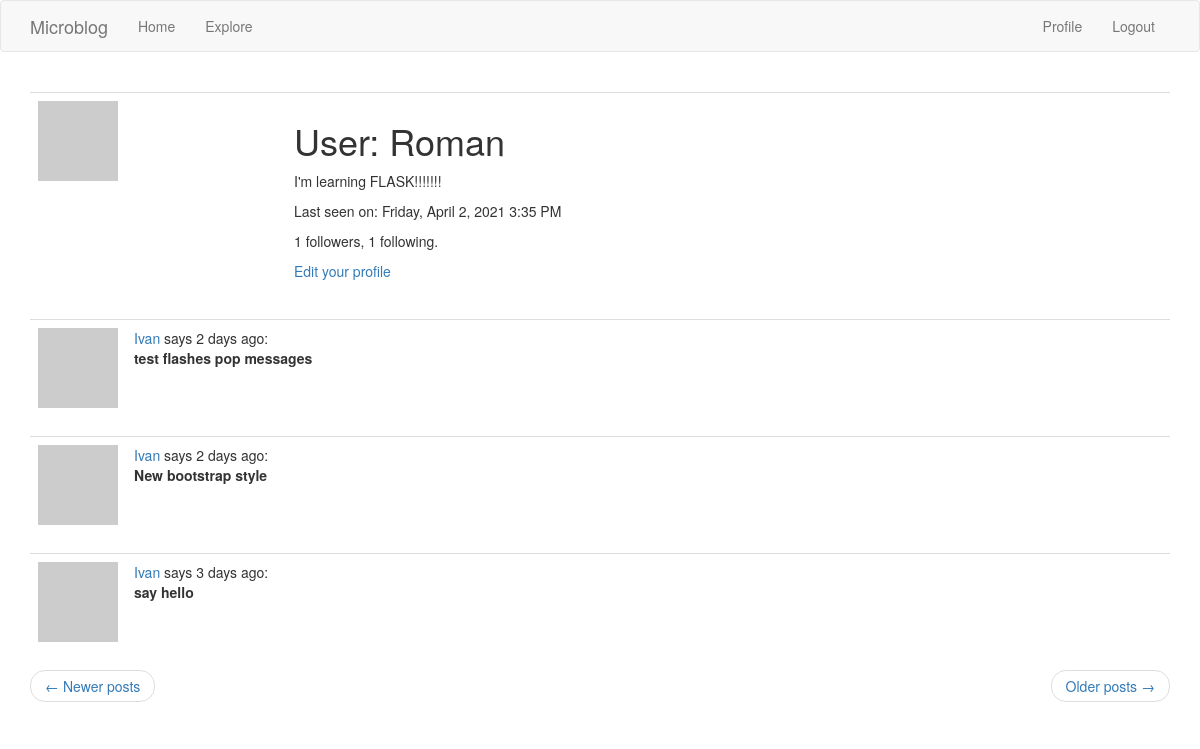
The app's page /user/Roman?page=2 (signed in) with its own data.
### blog/models.py (models this page shows, shortened)
class User(UserMixin, db.Model):
    __tablename__ = 'users'
    id = db.Column(db.Integer, primary_key=True)
    username = db.Column(db.String(64), index=True, unique=True)
    email = db.Column(db.String(128), index=True, unique=True)
    password_hash = db.Column(db.String(128))
    posts = db.relationship('Post', backref='author', lazy='dynamic')
    about_me = db.Column(db.String(160))
    last_seen = db.Column(db.DateTime, default=datetime.utcnow)
    followed = db.relationship('User',
                               secondary=followed_followers,
                               primaryjoin=(followed_followers.c.follower_id == id),
                               secondaryjoin=(followed_followers.c.followed_id == id),
                               backref=db.backref('followers', lazy='dynamic'),
                               lazy='dynamic')
    def get_avatar(self, size):
        avatar = md5(self.email.lower().encode('utf-8')).hexdigest()
        return f'https://www.gravatar.com/avatar/{avatar}?d=identicon&s={size}'
    def get_followed_posts(self):
        followed = Post.query.\
            join(followed_followers, (followed_followers.c.followed_id == Post.user_id)).\
            filter(followed_followers.c.follower_id == self.id)
        own = Post.query.filter_by(user_id=self.id)
        return followed.union(own).order_by(Post.timestamp.desc())

class Post(db.Model):
    __tablename__ = 'posts'
    id = db.Column(db.Integer, primary_key=True)
    body = db.Column(db.String(140))
    timestamp = db.Column(db.DateTime, index=True, default=datetime.utcnow)
    user_id = db.Column(db.Integer, db.ForeignKey('users.id'))

### blog/routes.py (the view)
@app.route('/user/<username>')
@login_required
def user(username):
    user = User.query.filter_by(username=username).first_or_404()
    page = request.args.get('page', 1, type=int)
    if user == current_user:
        posts = user.get_followed_posts().paginate(page, app.config['POST_PER_PAGE'], False)
    else:
        posts = user.posts.order_by(Post.timestamp.desc()).paginate(page, app.config['POST_PER_PAGE'], False)
    next_url = url_for('user', username=user.username, page=posts.next_num) if posts.has_next else None
    prev_url = url_for('user', username=user.username, page=posts.prev_num) if posts.has_prev else None
    form = EmptyForm()
    return render_template('user.html', user=user, form=form, posts=posts.items, next_url=next_url, prev_url=prev_url)

### blog/models.py (called while the page is built)
@login.user_loader
def load_user(user_id):
    return User.query.get(int(user_id))

### blog/routes.py (called while the page is built)
@app.before_request
def before_request():
    if current_user.is_authenticated:
        current_user.last_seen = datetime.utcnow()
        db.session.commit()

### blog/templates/user.html (shortened to what this page needs)
{% extends "base.html" %}
{% block app_content %}
    <table class="table table-hover">
        <tr>
            <td width="256px"><img src="{{ user.get_avatar(256) }}"></td>
            <td>
                <h1>User: {{ user.username }}</h1>
                {% if user.about_me %}<p>{{ user.about_me }}</p>{% endif %}
                {% if user.last_seen %}<p>Last seen on: {{ moment(user.last_seen).format('LLLL') }}</p>{% endif %}
                <p>{{ user.followers.count() }} followers, {{ user.followed.count() }} following.</p>
                {% if user == current_user %}
                <p><a href="{{ url_for('edit_profile') }}">Edit your profile</a></p>
                {% endif %}
            </td>
        </tr>
    </table>
{% for post in posts %}
    {% include '_post.html' %}
{% endfor %}
{% include '_pagination.html' %}
{% endblock app_content %}

### blog/templates/_post.html
 <table class="table table-hover">
        <tr>
            <td width="70px">
                <a href="{{ url_for('user', username=post.author.username) }}">
                    <img src="{{ post.author.get_avatar(80) }}" />
                </a>
            </td>
            <td>
                <a href="{{ url_for('user', username=post.author.username) }}">
                    {{ post.author.username }}
                </a>
                says {{ moment(post.timestamp).fromNow() }}:
                <br>
                <b>{{ post.body }}</b>
                <br>
            </td>
        </tr>
    </table>

### records on screen
User: username "Roman", about_me "I'm learning FLASK!!!!!!!", last_seen "Friday, April 2, 2021 3:35 PM"
Post: author.username "Ivan", timestamp "2 days ago", body "test flashes pop messages"
Post: author.username "Ivan", timestamp "2 days ago", body "New bootstrap style"
Post: author.username "Ivan", timestamp "3 days ago", body "say hello"

### other values on screen
{{ user.followers.count() }} "1"
{{ user.followed.count() }} "1"
